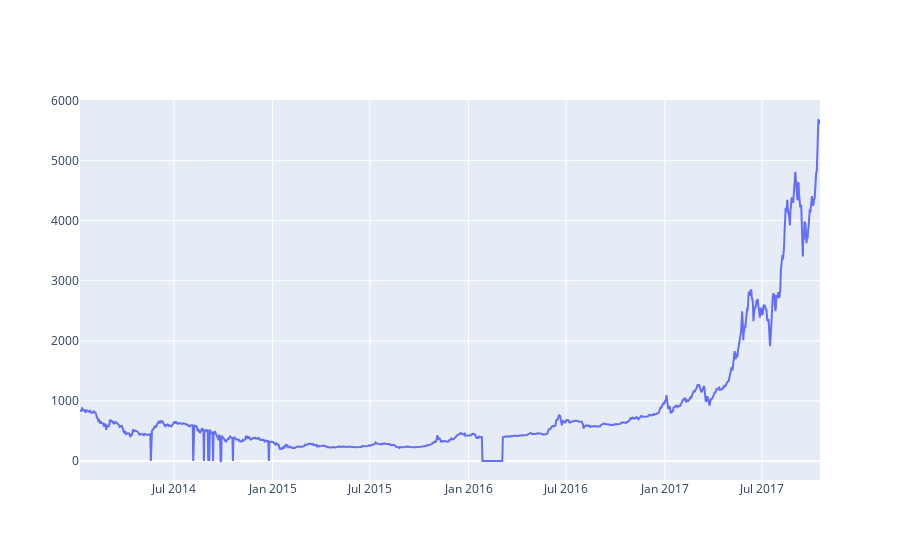

The notebook cell saved with this chart:
### Code cell
btc_trace = go.Scatter(x=data.index, y=data['Weighted Price'], name= 'Price')
py.iplot([btc_trace])

### Figure 1 — Plotly figure (JSON) as saved in the notebook; plotly's stock layout.template omitted (floating-point values rounded to 4 significant figures; data arrays with more than 128 entries replaced by an {"elided": "..."} marker saying what was removed)
{"data": [{"y": {"elided": "1380 float values"}, "x": {"elided": "1380 str values"}, "type": "scatter", "name": "Price"}], "layout": {}}
